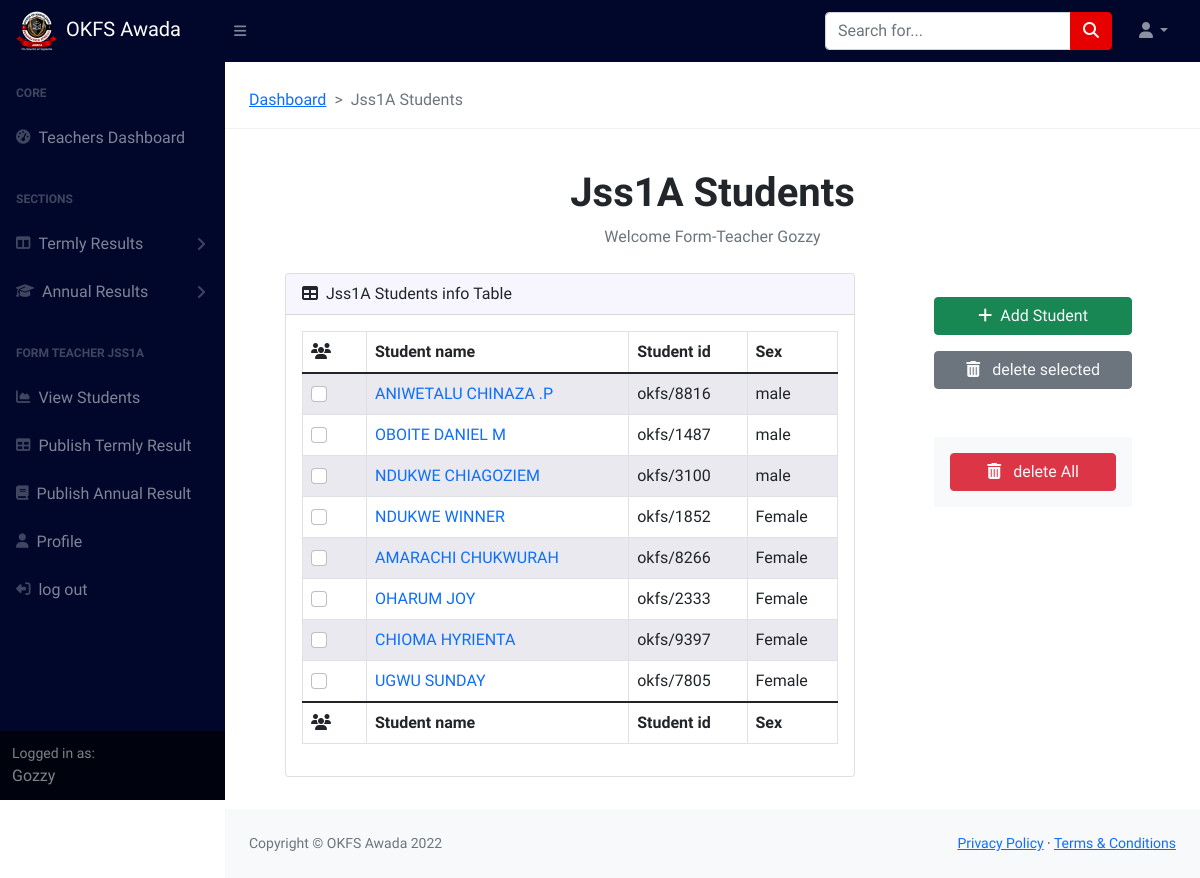
Page /TMS/Jss1A/Students/ (signed in) on the committed database.
### TMS/models.py (models this page shows, shortened)
class Teacher(models.Model):
	user = models.OneToOneField(User, on_delete=models.CASCADE, default=2)
	FirstName= models.CharField(max_length= 200, blank=True,default='None')
	LastName= models.CharField(max_length= 200, blank=True, default='None')
	Phone_number= models.CharField(max_length= 200, blank=True)
	Email= models.EmailField(max_length= 200, blank=True)
	teachers_id=models.CharField(max_length= 200, blank=True)
	Role= models.CharField(max_length= 200, blank=True , default="Teacher",choices=ROLE_CHOICES )
	subjects_taught=models.ManyToManyField(Subject)
	classes_taught=models.ManyToManyField(Class,related_name='assigned_classes')
	classFormed = models.ForeignKey(Class,on_delete=models.CASCADE, blank=True, null=True )
	Headshot=models.ImageField(upload_to='assets/TeachersProfileimages', blank=True)

### SRMS/models.py (models this page shows, shortened)
class Class(models.Model):
	Class=models.CharField(max_length=120, blank=True)
	def __str__(self):
		return str(self.Class)

class Students_Pin_and_ID(models.Model):
	SN=models.CharField(max_length=100, blank=True,null=True)
	student_Photo=models.ImageField(upload_to="assets/Students",blank=True,null=True)
	student_name=models.CharField(max_length=100, blank=True, default="No name",null=True)
	Sex=models.CharField(max_length=100, blank=True,null=True)
	student_id=models.CharField(max_length=100, blank=True,null=True)
	student_pin=models.CharField(max_length=100, blank=True,null=True)
	student_class=models.ForeignKey(Class,on_delete=models.CASCADE,default=1,null=True)
	student_password=models.CharField(max_length=100, blank=True,null=True,default="No password")

### TMS/views/formteachersviews.py (the view)
# urls.py: path('<str:Classname>/Students/',Students_view , name='Students'),
@login_required
def Students_view(request,Classname):
    classobject = Class.objects.get(Class=Classname)
    students = Students_Pin_and_ID.objects.filter(student_class=classobject)
    context={
        'class':classobject,
        "students":students
        }
    return render(request,'students.html',context)

### TMS/templates/students.html (shortened to what this page needs)
{% extends 'Teachers_navbar.html' %} {% load static %} {% block content%}
<link
  href="https://cdn.jsdelivr.net/npm/simple-datatables@latest/dist/style.css"
  rel="stylesheet"
  type="text/css"
/>
<section class="py-2">
  <nav
    class="ms-4"
    style="--bs-breadcrumb-divider: '>'"
    aria-label="breadcrumb"
  >
    <ol class="breadcrumb">
      <li class="breadcrumb-item">
        <a href="{% url 'TMS:Teachers_dashboard' %}">Dashboard</a>
      </li>
      <li class="breadcrumb-item active" aria-current="page">
        {{ class.Class }} Students
      </li>
    </ol>
  </nav>
  <hr />
  <div class="container-fluid px-4">
    <div class="d-flex flex-column align-items-center justify-content-center">
      <h1 class="mt-4">{{ class.Class }} Students</h1>
      <ol class="breadcrumb mb-2">
        {% if teacher.FirstName == "None" %}
        <div>
          <a
            href="{% url 'TMS:profile' teacher.id %}"
            class="text-decoration-none"
          >
            edit your Teachers Profile to perform futher Action
          </a>
        </div>
        {% else %}
        <li class="breadcrumb-item active">
          Welcome Form-Teacher {{ request.user }}
        </li>
        {% endif %}
      </ol>
    </div>
    <div class="row justify-content-between mt-3 datacard px-2 px-md-5">
      <div class="col-md-8 mb-4 p-0">
        <div class="card">
          <div class="card-header">
            <i class="fas fa-table me-1"></i>
            {{ class.Class }} Students info Table
          </div>
          <div class="card-body">
            <div class="table-responsive">
              <table
                class="table table-bordered table-striped"
                id="datatablesSimple"
                width="100%"
                cellspacing="0"
              >
                <thead>
                  <tr>
                    <th><i class="fa-solid fa-users"></i></th>
                    <th>Student name</th>
                    <th>Student id</th>
                    <th>Sex</th>
                  </tr>
                </thead>
                <tfoot>
                  <tr>
                    <th><i class="fa-solid fa-users"></i></th>
                    <th>Student name</th>
                    <th>Student id</th>
                    <th>Sex</th>
                  </tr>
                </tfoot>
                <tbody>
                  {% for student in students %}
                  <tr>
                    <td class="id">
                      <input
                        class="form-check-input me-3"
                        type="checkbox"
                        value="{{ student.id }}"
                        id="selectstudentcheckbox"
                      />
                    </td>
                    <td class="name">
                      <a
                        class="editstudentinfo text-decoration-none"
                        style="cursor: pointer"
                        >{{ student.student_name }}</a
                      >
                    </td>
                    <td class="studentID">{{ student.student_id }}</td>
                    <td class="sex">{{ student.Sex }}</td>
                  </tr>
                  {% endfor %}
                </tbody>
              </table>
            </div>
          </div>
        </div>
      </div>
      <div class="col-md-3 ActionButtons mb-3 mb-md-0 p-2">
        <div
          class="my-2 mb-3 d-flex flex-column justify-content-center align-items-center"
        >
          <button
            id="addstudentbtn"
            type="button"
            class="w-100 btn btn-success text-light mb-3"
            data-bs-toggle="modal"
            data-bs-target="#AddandeditStudentModal"
          >
            <i class="fa-solid fa-plus me-2"></i>Add Student
          </button>
          <button
            id="removestudentsactionbtn"
            type="button"
            class="w-100 btn btn-secondary text-light mb-5"
            data-bs-toggle="modal"
            data-bs-target="#deletestudentModal"
          >
            <i class="fa-solid fa-trash-can me-2"></i> delete selected
          </button>
          <div
            id="removeallstudentactionbtn"
            class="w-100 p-2 pt-3 px-3 bg-light d-flex justify-content-center"
          >
            <button
              type="button"
              class="w-100 btn btn-danger text-light mb-2"
              data-bs-toggle="modal"
              data-bs-target="#deleteallstudentModal"
            >
              <i class="fa-solid fa-trash-can me-2"></i> delete All
            </button>
          </div>
        </div>
      </div>
    </div>
  </div>
</section>
{% endblock %}

### templates/Teachers_navbar.html (shortened to what this page needs)
{% load static %}
<!DOCTYPE html>
<html lang="en">
  <head>
    <link
      rel="stylesheet"
      href="https://cdnjs.cloudflare.com/ajax/libs/animate.css/4.1.1/animate.min.css"
    />
    <link
      href="https://cdn.jsdelivr.net/npm/bootstrap@5.0.2/dist/css/bootstrap.min.css"
      rel="stylesheet"
    />
    <link
      rel="stylesheet"
      href="https://cdn.jsdelivr.net/npm/bootstrap-icons@1.5.0/font/bootstrap-icons.css"
    />
    <link
      rel="stylesheet"
      href="https://cdnjs.cloudflare.com/ajax/libs/font-awesome/5.12.1/css/all.min.css"
    />
    <link
      rel="stylesheet"
      href="https://cdnjs.cloudflare.com/ajax/libs/font-awesome/6.1.1/css/all.min.css"
    />
    <link
      href="https://api.mapbox.com/mapbox-gl-js/v2.3.1/mapbox-gl.css"
      rel="stylesheet"
    />
    <link
      href="https://api.mapbox.com/mapbox-gl-js/v2.9.1/mapbox-gl.css"
      rel="stylesheet"
    />
    <link
      href="{% static 'css/Teachers_portal/styles.css' %}"
      rel="stylesheet"
    />
    <link
      rel="stylesheet"
      href="{% static 'css/Teachers_portal/Teachers_portal.css' %}"
    />
  </head>
  <body class="sb-nav-fixed">
    <nav class="sb-topnav navbar navbar-expand navbar-dark bg-dark">
      <a class="navbar-brand ps-3" href="{% url 'TMS:Teachers_dashboard' %}"
        ><img
          src="{% static 'OKFS.png' %}"
          alt=""
          class="me-2"
          style="width: 42px"
        />OKFS Awada</a
      >
      <button
        class="btn btn-link btn-sm order-1 order-lg-0 me-4 me-lg-0"
        id="sidebarToggle"
        href="#!"
      >
        <i class="fas fa-bars"></i>
      </button>
      <form
        class="d-none d-md-inline-block form-inline ms-auto me-0 me-md-3 my-3 my-md-4"
      >
        <div class="input-group">
          <input
            class="form-control"
            type="text"
            placeholder="Search for..."
            aria-label="Search for..."
            aria-describedby="btnNavbarSearch"
          />
          <button
            class="btn btn-warning text-light"
            id="btnNavbarSearch"
            type="button"
          >
            <i class="fas fa-search"></i>
          </button>
        </div>
      </form>
      <ul class="navbar-nav ms-auto ms-md-0 me-3 me-lg-4">
        <li class="nav-item dropdown">
          <a
            class="nav-link dropdown-toggle"
            id="navbarDropdown"
            href="#"
            role="button"
            data-bs-toggle="dropdown"
            aria-expanded="false"
            ><i class="fas fa-user fa-fw"></i
          ></a>
        </li>
      </ul>
    </nav>
    <div id="layoutSidenav">
      <div id="layoutSidenav_nav">
        <nav class="sb-sidenav accordion sb-sidenav-dark" id="sidenavAccordion">
          <div class="sb-sidenav-menu">
            <div class="nav">
              <div class="sb-sidenav-menu-heading">Core</div>
              <a class="nav-link" href="{% url 'TMS:Teachers_dashboard' %}">
                <div class="sb-nav-link-icon">
                  <i class="fas fa-tachometer-alt"></i>
                </div>
                Teachers Dashboard
              </a>
              <div class="sb-sidenav-menu-heading">SECTIONS</div>
              <a
                class="nav-link collapsed"
                href="#"
                data-bs-toggle="collapse"
                data-bs-target="#collapseLayouts"
                aria-expanded="false"
                aria-controls="collapseLayouts"
              >
                <div class="sb-nav-link-icon">
                  <i class="fas fa-columns"></i>
                </div>
                Termly Results
                <div class="sb-sidenav-collapse-arrow">
                  <i class="fas fa-angle-down"></i>
                </div>
              </a>
              <a
                class="nav-link collapsed"
                href="#"
                data-bs-toggle="collapse"
                data-bs-target="#collapseLayouts2"
                aria-expanded="false"
                aria-controls="collapseLayouts2"
              >
                <div class="sb-nav-link-icon">
                  <i class="fa-solid fa-graduation-cap"></i>
                </div>
                Annual Results
                <div class="sb-sidenav-collapse-arrow">
                  <i class="fas fa-angle-down"></i>
                </div>
              </a>
              {% if request.user.teacher.Role == 'Formteacher' %}
              <div class="sb-sidenav-menu-heading">
                FORM TEACHER {{ request.user.teacher.classFormed }}
              </div>
              <a
                class="nav-link"
                href="{% url 'TMS:Students' Classname=request.user.teacher.classFormed %}"
              >
                <div class="sb-nav-link-icon">
                  <i class="fas fa-chart-area"></i>
                </div>
                View Students
              </a>
              <a
                class="nav-link"
                href="{% url 'TMS:PublishResults' Classname=request.user.teacher.classFormed %}"
              >
                <div class="sb-nav-link-icon"><i class="fas fa-table"></i></div>
                Publish Termly Result
              </a>
              <a
                class="nav-link"
                href="{% url 'TMS:AnnualResults' Classname=request.user.teacher.classFormed %}"
              >
                <div class="sb-nav-link-icon"><i class="fa-solid fa-book"></i></div>
                Publish Annual Result
              </a>
              {% endif %}
              <a
                class="nav-link"
                href="{% url 'TMS:profile' id=request.user.teacher.id %}"
              >
                <div class="sb-nav-link-icon">
                  <i class="fas fa-solid fa-user"></i>
                </div>
                Profile
              </a>
              <a class="nav-link" href="{% url 'Accounts:logout'  %}">
                <div class="sb-nav-link-icon">
                  <i
                    class="fas fa-solid fa-right-from-bracket fa-flip-horizontal"
                  ></i>
                </div>
                log out
              </a>
            </div>
          </div>
          <div class="sb-sidenav-footer">
            <div class="small">Logged in as:</div>
            {{ request.user }}
          </div>
        </nav>
      </div>
      <div id="layoutSidenav_content">
        <main>{% block content%} {% endblock %}</main>
        <footer class="py-4 bg-light mt-auto">
          <div class="container-fluid px-4">
            <div
              class="d-flex align-items-center justify-content-between small"
            >
              <div class="text-muted">Copyright &copy; OKFS Awada 2022</div>
              <div>
                <a href="#">Privacy Policy</a>
                &middot;
                <a href="#">Terms &amp; Conditions</a>
              </div>
            </div>
          </div>
        </footer>
      </div>
    </div>
  </body>
</html>

### TMS/templates/students.html (style rules this page uses)
.table-bordered { border: 1px solid #dee2e6; }
.table-striped tbody tr:nth-of-type(odd) { background-color: rgb(209 201 243 / 19%); }

### rows in the picture
Class: Class "Jss1A"
Students_Pin_and_ID: student_name "ANIWETALU CHINAZA .P", student_id "okfs/8816", Sex "male"
Students_Pin_and_ID: student_name "OBOITE DANIEL M", student_id "okfs/1487", Sex "male"
Students_Pin_and_ID: student_name "NDUKWE CHIAGOZIEM", student_id "okfs/3100", Sex "male"
Students_Pin_and_ID: student_name "NDUKWE WINNER", student_id "okfs/1852", Sex "Female"
Students_Pin_and_ID: student_name "AMARACHI CHUKWURAH", student_id "okfs/8266", Sex "Female"
Students_Pin_and_ID: student_name "OHARUM JOY", student_id "okfs/2333", Sex "Female"
Students_Pin_and_ID: student_name "CHIOMA HYRIENTA", student_id "okfs/9397", Sex "Female"
Students_Pin_and_ID: student_name "UGWU SUNDAY", student_id "okfs/7805", Sex "Female"

### other values in the picture
{{ request.user.teacher.classFormed }} "JSS1A"
{{ request.user }} "Gozzy"
